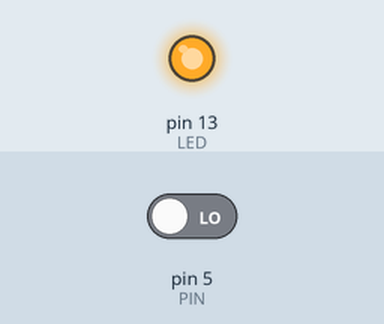
Recording of a sketch running on a simulated Arduino Uno, built with avr-gcc and run on an emulated ATmega328P. On the bench: output pins drawn as LEDs (lit = HIGH). The inputs (shaded band) are chosen by the test bench; at power-on: pin 5 (PIN) LOW.

Above: at 1.2 s.
1.3 s: pin 5 (PIN) driven HIGH
At 3.0 s:
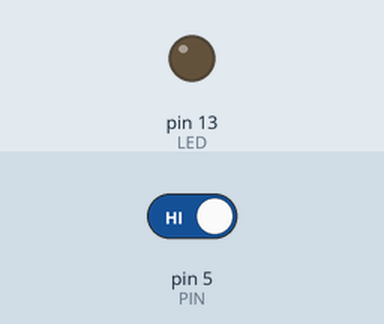
4.3 s: pin 5 (PIN) driven LOW
At 6.5 s:
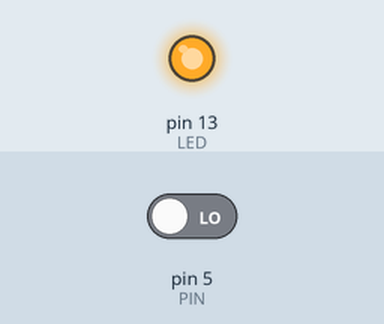
Timing chart, 0 to 8.0 s (numbered marks = the images above; inputs shaded):
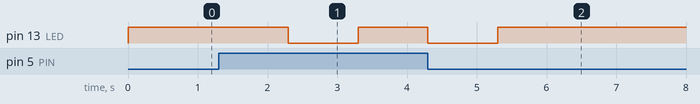

Measured:
- after the input at 1.3 s, pin 13 (LED): HIGH → LOW after 1.0 s, → HIGH 1.0 s later
- after the input at 4.3 s, pin 13 (LED): goes on until 5.3 s, then stays HIGH

The sketch:

marvin_led.ino
```cpp
#define LED 13
#define PIN 5

// the setup routine runs once when you press reset:
void setup() {
  // initialize the digital pin as an output.
  pinMode(LED, OUTPUT);
  pinMode(PIN, INPUT);

}

// the loop routine runs over and over again forever:
void loop() {
  if (digitalRead(PIN) == HIGH){
    digitalWrite(LED, HIGH);   // turn the LED on (HIGH is the voltage level)
    delay(1000);               // wait for a second
    digitalWrite(LED, LOW);    // turn the LED off by making the voltage LOW
    delay(1000);              // wait for a second
  } else digitalWrite(LED, HIGH);
}
```
